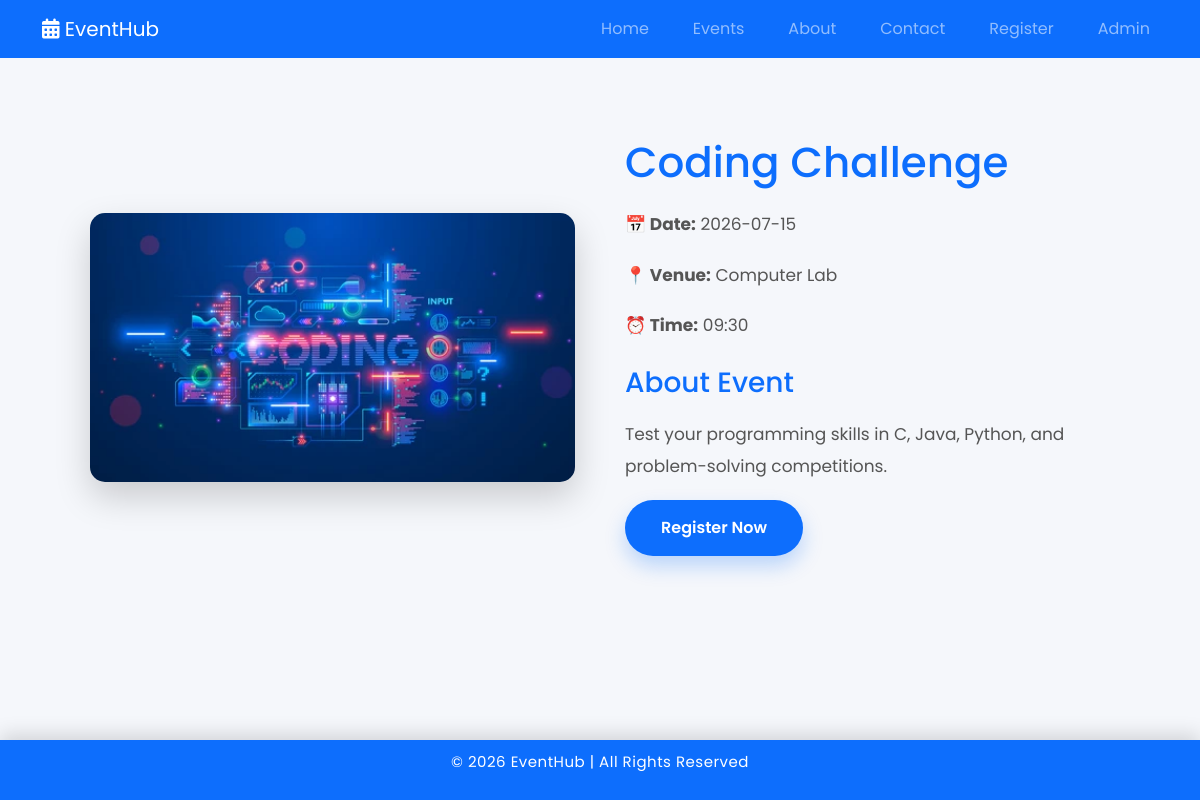
/event-details.php?id=3, run on the app's committed database.
### tables this page shows
CREATE TABLE `events` (
  `id` int NOT NULL,
  `title` varchar(100) NOT NULL,
  `description` text NOT NULL,
  `event_date` date NOT NULL,
  `event_time` time NOT NULL,
  `venue` varchar(100) NOT NULL,
  `image` varchar(255) NOT NULL,
  `created_at` timestamp NULL DEFAULT CURRENT_TIMESTAMP
);

### event-details.php (the view, shortened to what this page needs)
<?php
include 'includes/db.php';
$id = $_GET['id'];
$result = mysqli_query($conn, "SELECT * FROM events WHERE id='$id'");
$row = mysqli_fetch_assoc($result);
?>
<?php include 'includes/header.php'; ?>
<section class="event-details">
    <div class="event-image">
        <img src="uploads/<?php echo $row['image']; ?>" alt="">
    </div>
    <div class="event-info">
        <h1><?php echo $row['title']; ?></h1>
        <p><strong>📅 Date:</strong> <?php echo $row['event_date']; ?></p>
        <p><strong>📍 Venue:</strong> <?php echo $row['venue']; ?></p>
        <p><strong>⏰ Time:</strong>
            <?php echo date("H:i", strtotime($row['event_time'])); ?>
        </p>
        <h3>About Event</h3>
        <p><?php echo $row['description']; ?></p>
        <a href="register.php?id=<?php echo $row['id']; ?>" class="btn">
            Register Now
        </a>
    </div>
</section>
<?php include 'includes/footer.php'; ?>

### css/style.css (style rules this page uses)
* { margin:0; padding:0; box-sizing:border-box; font-family:'Poppins',sans-serif; }
html { scroll-behavior:smooth; }
body { background:#f5f7fb; color:#333; overflow-x:hidden; }
.btn { display:inline-block; padding:15px 35px; background:#0d6efd; color:white; border-radius:50px; text-decoration:none; font-weight:600; transition:.35s; box-shadow:0 10px 20px rgba(13,110,253,.25); }
body { min-height:100vh; display:flex; flex-direction:column; }
.event-details { width:85%; margin:80px auto; display:flex; gap:50px; align-items:center; flex-wrap:wrap; }
.event-image { flex:1; }
.event-image img { width:100%; border-radius:15px; box-shadow:0 15px 35px rgba(0,0,0,.18); transition:.4s; }
.event-info { flex:1; }
.event-info h1 { color:#0d6efd; font-size:42px; margin-bottom:20px; }
.event-info p { margin:18px 0; line-height:1.9; color:#555; font-size:17px; }
.event-info h3 { margin-top:25px; color:#0d6efd; }
.card, .btn, .register-box, .event-image img { transition:.35s ease; }
body { line-height:1.6; }

### data on the page
events: image (picture), title "Coding Challenge", event_date "2026-07-15", venue "Computer Lab", event_time "09:30", description "Test your programming skills in C, Java, Python, and problem-solving competitions."
